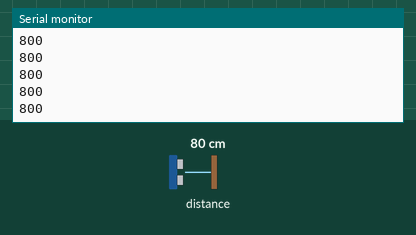
This sketch was run on a simulated Arduino Uno, built with avr-gcc and run on an emulated ATmega328P. On the bench: the last lines printed to the serial monitor. The inputs (shaded band) are chosen by the test bench; at power-on: distance to the obstacle 80 cm.

Above: at 1.2 s.
1.3 s: distance to the obstacle set to 2 cm
At 2.0 s:
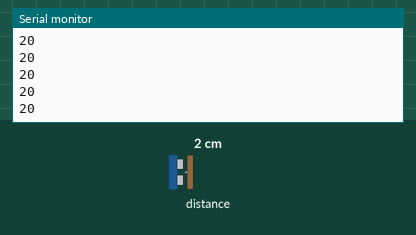
2.8 s: distance to the obstacle set to 4 cm
At 3.3 s:
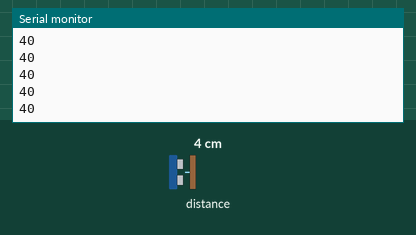
Timing chart, 0 to 5.8 s (numbered marks = the images above; inputs shaded):
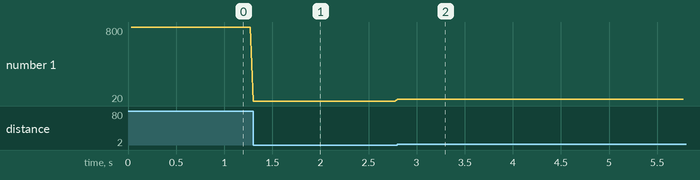

The sketch:

main.ino
```cpp
// https://learn.adafruit.com/adafruit-vl53l1x/arduino
#include "Adafruit_VL53L1X.h"
#include <avr/wdt.h>  // ADD THIS: Include the Watchdog library

#define IRQ_PIN 2
#define XSHUT_PIN 3

Adafruit_VL53L1X vl53 = Adafruit_VL53L1X(XSHUT_PIN, IRQ_PIN);

void setup() {
  Serial.begin(115200);
  while (!Serial) delay(10);

  Wire.begin();
  Wire.setWireTimeout(3000, true); // I2C timeout safety

  vl53.begin(0x29, &Wire);
  vl53.setTimingBudget(50);
  vl53.startRanging();

  // ADD THIS: Enable the watchdog timer set to 1 second
  wdt_enable(WDTO_1S);
}

void loop() {
  // ADD THIS: "Pet the dog". Tell the timer we are still alive.
  // If the Arduino freezes and misses petting the dog for 1 second, it reboots automatically.
  wdt_reset();

  if (vl53.dataReady()) {
    int16_t distance = vl53.distance();
    if (distance >= 0) {
      Serial.println(distance);
    }
    vl53.clearInterrupt();
  }
}
```

Measured:
- after the input at 1.3 s, the serial monitor: prints a new line at once (image 1)
- after the input at 2.8 s, the serial monitor: prints a new line at once (image 2)
- plotted number 1: 800 → 20 after the input at 1.3 s, 20 → 40 after the input at 2.8 s
